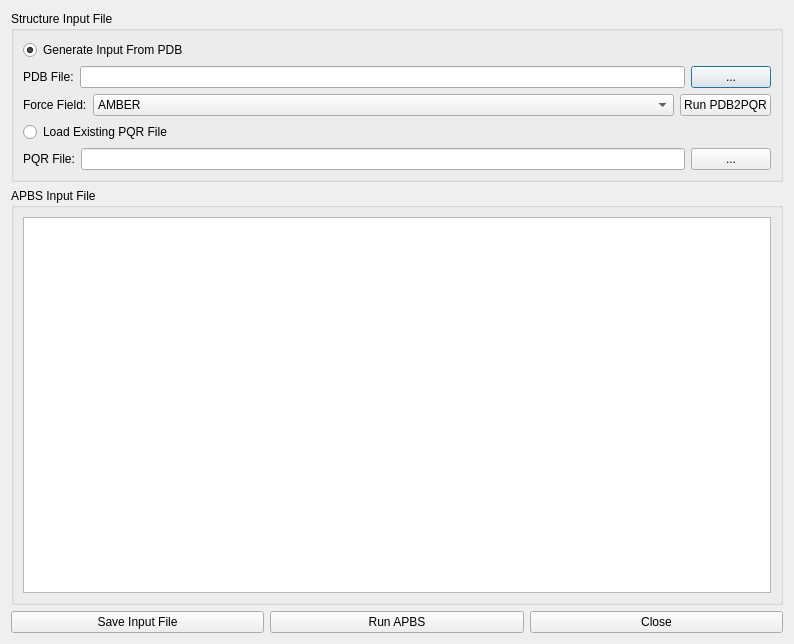
<?xml version="1.0" encoding="UTF-8"?>
<ui version="4.0">
 <class>ApbsDialog</class>
 <widget class="QDialog" name="ApbsDialog">
  <property name="geometry">
   <rect>
    <x>0</x>
    <y>0</y>
    <width>794</width>
    <height>644</height>
   </rect>
  </property>
  <property name="windowTitle">
   <string>APBS</string>
  </property>
  <layout class="QVBoxLayout" name="verticalLayout_2">
   <item>
    <widget class="QGroupBox" name="groupBox">
     <property name="title">
      <string>Structure Input File</string>
     </property>
     <layout class="QVBoxLayout" name="verticalLayout_3">
      <item>
       <layout class="QVBoxLayout" name="verticalLayout">
        <item>
         <widget class="QRadioButton" name="generateFromPdbButton">
          <property name="text">
           <string>Generate Input From PDB</string>
          </property>
          <property name="checked">
           <bool>true</bool>
          </property>
         </widget>
        </item>
        <item>
         <layout class="QHBoxLayout" name="horizontalLayout">
          <item>
           <widget class="QLabel" name="pdbFileLabel">
            <property name="text">
             <string>PDB File:</string>
            </property>
           </widget>
          </item>
          <item>
           <widget class="QLineEdit" name="pdbFileLineEdit"/>
          </item>
          <item>
           <widget class="QPushButton" name="openPdbFileButton">
            <property name="text">
             <string>...</string>
            </property>
           </widget>
          </item>
         </layout>
        </item>
        <item>
         <layout class="QHBoxLayout" name="horizontalLayout_4">
          <item>
           <widget class="QLabel" name="label">
            <property name="sizePolicy">
             <sizepolicy hsizetype="Maximum" vsizetype="Preferred">
              <horstretch>0</horstretch>
              <verstretch>0</verstretch>
             </sizepolicy>
            </property>
            <property name="text">
             <string>Force Field:</string>
            </property>
           </widget>
          </item>
          <item>
           <widget class="QComboBox" name="forceFieldComboBox">
            <item>
             <property name="text">
              <string>AMBER</string>
             </property>
            </item>
            <item>
             <property name="text">
              <string>CHARMM</string>
             </property>
            </item>
            <item>
             <property name="text">
              <string>PARSE</string>
             </property>
            </item>
            <item>
             <property name="text">
              <string>TYL06</string>
             </property>
            </item>
            <item>
             <property name="text">
              <string>PEOEPB</string>
             </property>
            </item>
            <item>
             <property name="text">
              <string>SWANSON</string>
             </property>
            </item>
           </widget>
          </item>
          <item>
           <widget class="QPushButton" name="runPdb2PqrButton">
            <property name="sizePolicy">
             <sizepolicy hsizetype="Maximum" vsizetype="Fixed">
              <horstretch>0</horstretch>
              <verstretch>0</verstretch>
             </sizepolicy>
            </property>
            <property name="text">
             <string>Run PDB2PQR</string>
            </property>
           </widget>
          </item>
         </layout>
        </item>
        <item>
         <widget class="QRadioButton" name="loadFromPqrButton">
          <property name="text">
           <string>Load Existing PQR File</string>
          </property>
         </widget>
        </item>
        <item>
         <layout class="QHBoxLayout" name="horizontalLayout_2">
          <item>
           <widget class="QLabel" name="pqrFileLabel">
            <property name="text">
             <string>PQR File:</string>
            </property>
           </widget>
          </item>
          <item>
           <widget class="QLineEdit" name="pqrFileLineEdit"/>
          </item>
          <item>
           <widget class="QPushButton" name="openPqrFileButton">
            <property name="text">
             <string>...</string>
            </property>
           </widget>
          </item>
         </layout>
        </item>
       </layout>
      </item>
     </layout>
    </widget>
   </item>
   <item>
    <widget class="QGroupBox" name="groupBox_2">
     <property name="title">
      <string>APBS Input File</string>
     </property>
     <layout class="QVBoxLayout" name="verticalLayout_4">
      <item>
       <widget class="QTextEdit" name="textEdit"/>
      </item>
     </layout>
    </widget>
   </item>
   <item>
    <layout class="QHBoxLayout" name="horizontalLayout_3">
     <item>
      <widget class="QPushButton" name="saveInputFileButton">
       <property name="text">
        <string>Save Input File</string>
       </property>
      </widget>
     </item>
     <item>
      <widget class="QPushButton" name="runApbsButton">
       <property name="text">
        <string>Run APBS</string>
       </property>
      </widget>
     </item>
     <item>
      <widget class="QPushButton" name="closeButton">
       <property name="text">
        <string>Close</string>
       </property>
      </widget>
     </item>
    </layout>
   </item>
  </layout>
 </widget>
 <resources/>
 <connections/>
</ui>
